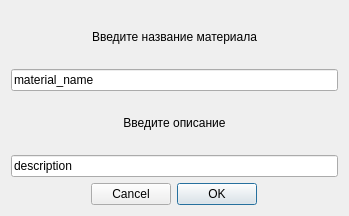
<?xml version="1.0" encoding="UTF-8"?>
<ui version="4.0">
 <class>Dialog</class>
 <widget class="QDialog" name="Dialog">
  <property name="geometry">
   <rect>
    <x>0</x>
    <y>0</y>
    <width>349</width>
    <height>216</height>
   </rect>
  </property>
  <property name="windowTitle">
   <string>Dialog</string>
  </property>
  <layout class="QHBoxLayout" name="horizontalLayout">
   <item>
    <layout class="QVBoxLayout" name="verticalLayout">
     <item>
      <widget class="QLabel" name="labelMaterial">
       <property name="text">
        <string>Введите название материала</string>
       </property>
       <property name="alignment">
        <set>Qt::AlignCenter</set>
       </property>
      </widget>
     </item>
     <item>
      <widget class="QLineEdit" name="lineEditMaterial">
       <property name="text">
        <string>material_name</string>
       </property>
      </widget>
     </item>
     <item>
      <widget class="QLabel" name="labelDescription">
       <property name="text">
        <string>Введите описание</string>
       </property>
       <property name="alignment">
        <set>Qt::AlignCenter</set>
       </property>
      </widget>
     </item>
     <item>
      <widget class="QLineEdit" name="lineEditDescription">
       <property name="text">
        <string>description</string>
       </property>
       <property name="alignment">
        <set>Qt::AlignLeading|Qt::AlignLeft|Qt::AlignVCenter</set>
       </property>
      </widget>
     </item>
     <item>
      <widget class="QDialogButtonBox" name="buttonBox_2">
       <property name="layoutDirection">
        <enum>Qt::RightToLeft</enum>
       </property>
       <property name="orientation">
        <enum>Qt::Horizontal</enum>
       </property>
       <property name="standardButtons">
        <set>QDialogButtonBox::Cancel|QDialogButtonBox::Ok</set>
       </property>
       <property name="centerButtons">
        <bool>true</bool>
       </property>
      </widget>
     </item>
    </layout>
   </item>
  </layout>
 </widget>
 <resources/>
 <connections/>
</ui>
